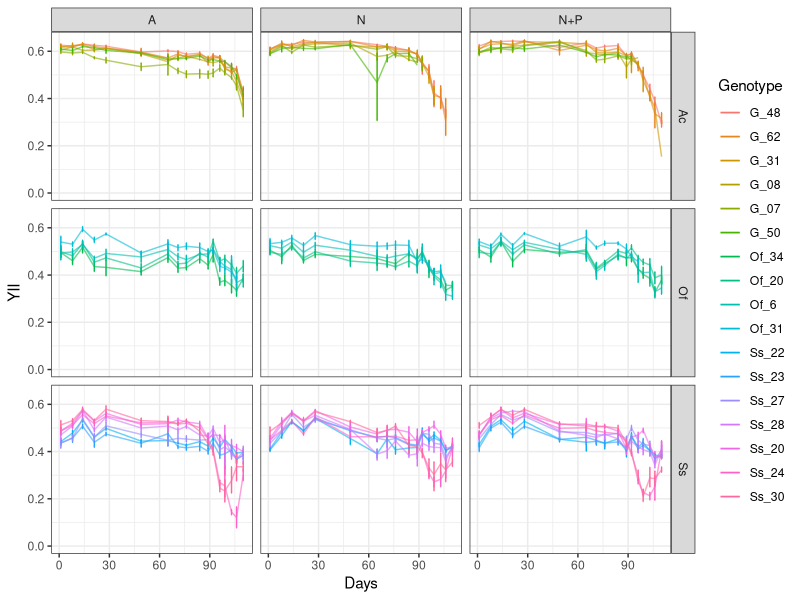
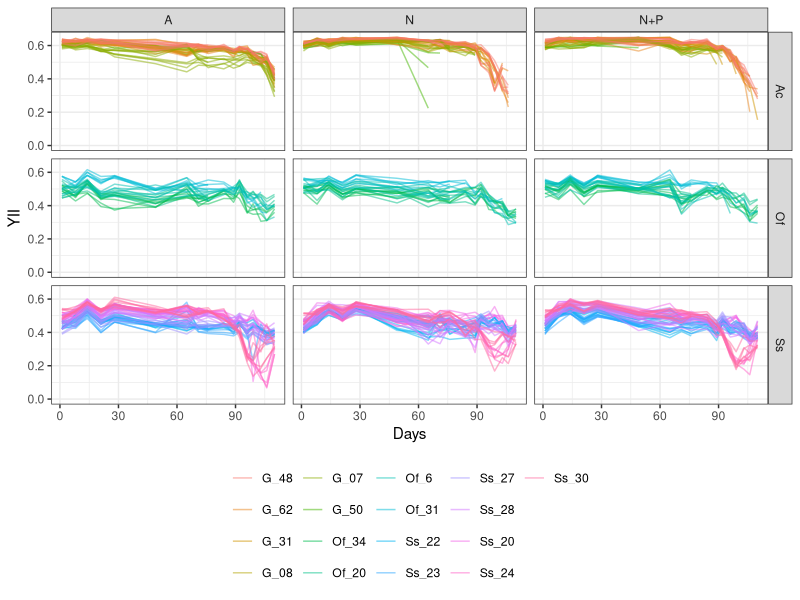
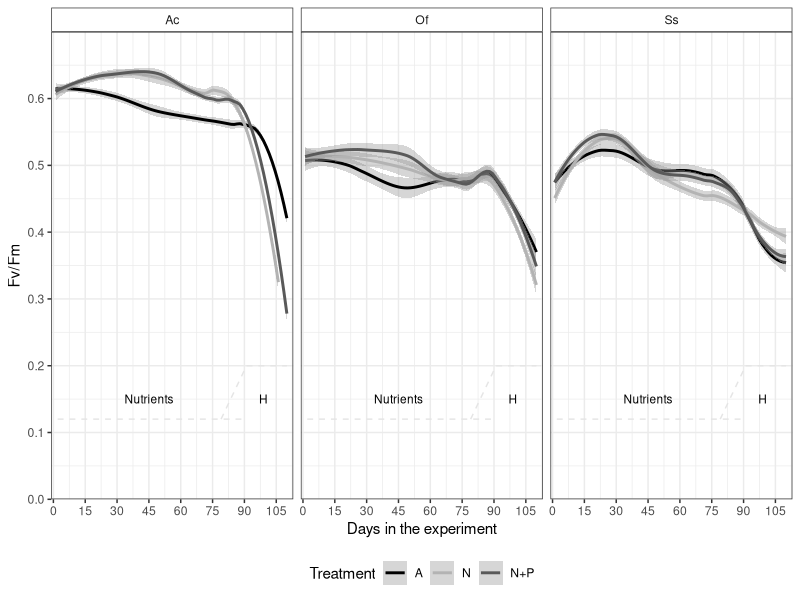
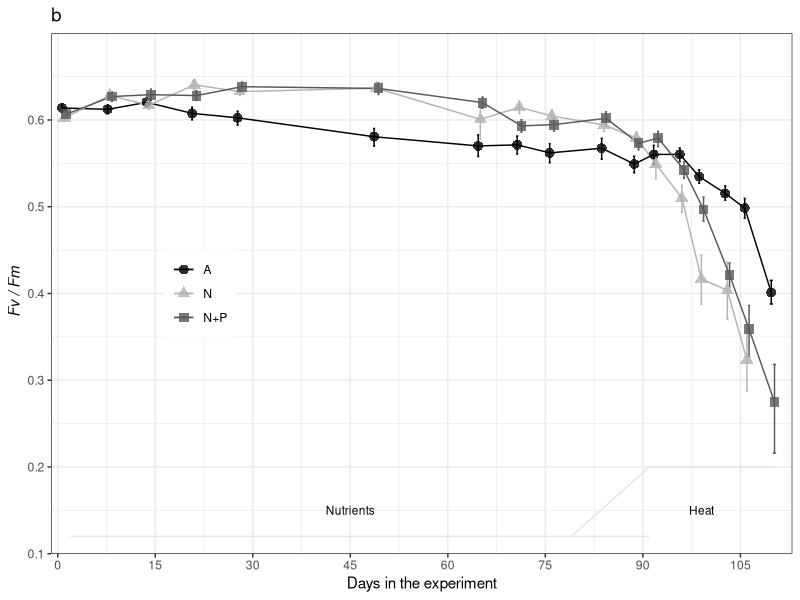
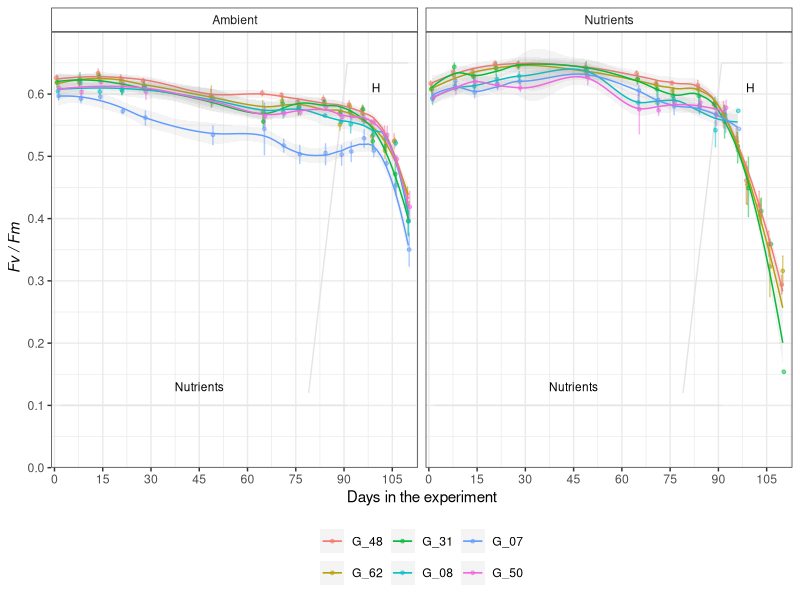
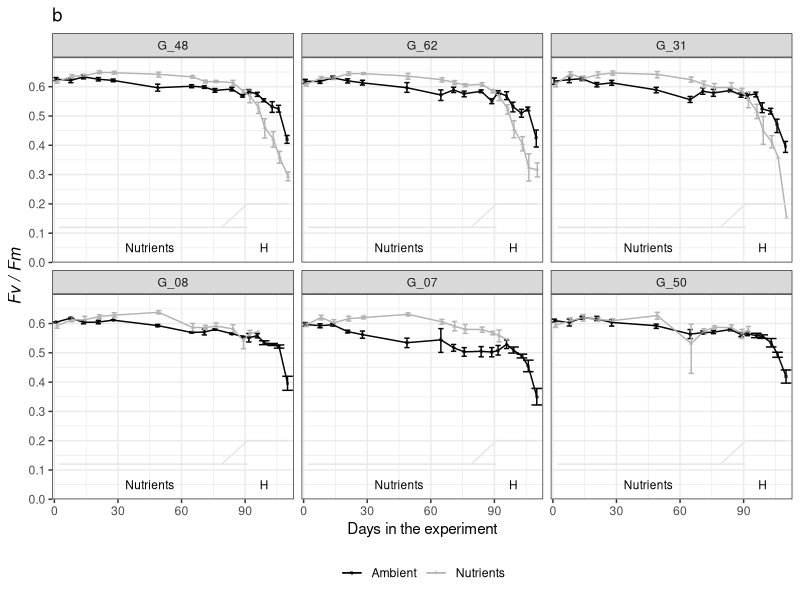

The R source for these figures, in order: (Note: this script raises an error after producing the figures.)
## ---- chunk 1
knitr::opts_chunk$set(echo = TRUE, warning=FALSE, message=FALSE, fig.width=7, fig.height=7)
## ---- chunk 2

# Load libraries and sources required to run the script
    library(tidyverse)
    library(ggthemes)
    library(lmerTest)
    library(emmeans)
    library(multcomp)
    library(effects)
    library(gridExtra)
    library(rstatix)

# Default ggplot settings

    Fill.colour<-scale_colour_manual(values = c("black", "gray70", "gray35"))

    ggthe_bw<-theme(plot.background=element_blank(),
          panel.grid.major.y = element_blank(),
          panel.grid.major.x = element_blank(),
          panel.grid.minor.x = element_blank(),
          panel.grid.minor.y = element_blank(),
          legend.box.background = element_rect(),
          panel.background =element_rect(fill = NA, color = "black")
          )+
    theme_bw()
## ---- chunk 3
  YII.data<-read.csv("YII_Data/All_YII_data.csv", header = T)
  summary(YII.data)
      
## ---- chunk 4
# Organize data type
      YII.data$Date<-as.Date(YII.data$Date, "%Y-%m-%d")
      YII.data$Days<-(as.numeric(YII.data$Date) -17485)
      #Time as a factor, not as int
      str(YII.data)
      YII.data$DaysF<-as.factor(YII.data$Days)

      
      YII.data$Spp <- as.factor(YII.data$Spp)
      
      YII.data$Treatment <- as.factor(YII.data$Treatment)
      
      YII.data$Genotype<-factor(as.character(YII.data$Genotype), 
                             levels=c("G_48", "G_62","G_31", 
                                      "G_08","G_07", "G_50", 
                            "Of_34","Of_20","Of_6", "Of_31",
                            "Ss_22","Ss_23","Ss_27", "Ss_28",
                            "Ss_20", "Ss_24","Ss_30"
                             ))  # D dominance order
      
# Check the data
      str(YII.data)
      summary(YII.data)
## ---- chunk 5
 # Remove baseline values
      YII.data<-subset(YII.data, Days>-1)
    # Remove recovery values
      YII.data<-subset(YII.data, Days<112)
      # write.csv(YII.data, "Outputs/Experiment_YII_data.csv", row.names = F)  
    # YII.Wide<- reshape(YII.data, idvar = "Fragment", timevar = "Days", direction = "wide")
      
      Spp.fragments<-YII.data %>% 
        group_by(Spp, Genotype, Treatment, Replicate) %>% count(Fragment)
      Spp.fragments
      #write.csv(Spp.fragments, "Outputs/Meassurments_perFragments.csv", row.names = F)

# Subset data 
      YII.nutrients<-subset(YII.data, Days<80)
      YII.heat<-subset(YII.data, Days>75)

## ---- chunk 6
YII_Colony<- ggplot(YII.data, aes (Days, YII, colour=Genotype)) +
        stat_summary(fun.data = "mean_cl_boot",geom = "errorbar", width = 0.5)+
        stat_summary(fun.y=mean, geom="line", alpha=0.6) +   theme_bw()
      YII_Colony + ylim(0.0, 0.65) + facet_grid (Spp~Treatment)
      
YII_Frag_Gen<- ggplot(YII.data, aes (Days, YII, colour=Genotype, group=Fragment)) +
        stat_summary(fun.y=mean, geom="line", alpha=0.5) +  
        theme_bw() + theme(legend.position = "bottom",
                           legend.title = element_blank())
      YII_Frag_Gen + ylim(0.0, 0.65) + facet_grid (Spp~Treatment)
## ---- chunk 7
YII_Treat<- ggplot(YII.data, aes (Days, YII, colour=Treatment)) +
        #stat_summary(fun.data = "mean_cl_boot",geom = "errorbar", 
        #             width = 0.2, position = position_dodge(1) ) +
        ggthe_bw+ Fill.colour +
        # stat_summary(fun.y=mean, geom="point")  +
        theme(legend.position="bottom",
              strip.background = element_rect(fill="white"))+
        scale_y_continuous(limits = c(0, 0.7),
                           breaks = seq(0, 0.6, 0.1),  
                           expand = c(0, 0),
                           name=("Fv/Fm")) +
        scale_x_continuous(name="Days in the experiment",
                           limits = c(-1,113),
                           breaks = seq(0, 113, 15),  
                           expand = c(0, 0))+
        annotate("segment", x = 2, xend = 91, y = 0.12, yend = 0.12,
                  colour = "gray90", linetype=2)+
        annotate("segment", x = 79, xend = 91, y = 0.12, yend = 0.20,
                  colour = "gray90", linetype=2)+
        annotate("segment", x = 91, xend = 110, y = 0.20, yend = 0.20,
                  colour = "gray90", linetype=2)+
        annotate("text", x = 45, y = 0.15, label = "Nutrients", size=3)+
        annotate("text", x = 99, y = 0.15, label = "H", size=3)
YII_Treat + facet_grid (~Spp) + geom_smooth(span=0.5)

All_SppFif<-YII_Treat + facet_wrap (Spp~Community) + geom_smooth(span=0.5)
#YII_Treat + facet_wrap (Spp~InitialCommunity) + geom_smooth(span=0.5)

#ggsave(file="Outputs/All_spp_YII_Treatb.svg", plot=All_SppFif, width=7, height=6)

## ---- chunk 8

YII.Acer<-subset(YII.data, Spp=="Ac")
YII.Acer$Nutrients<-"Nutrients"
YII.Acer$Nutrients[YII.Acer$Treatment=="A"]<-"Ambient"


YII_Treat_BW<- ggplot(data=YII.Acer, aes (Days, YII, colour=factor(Treatment), shape=factor(Treatment))) + ggtitle("b") +
        ggthe_bw + Fill.colour+
        stat_summary(fun.data = "mean_cl_boot",geom = "errorbar", width = 1,
                     position = position_dodge(1) )+
        stat_summary(fun.y=mean, geom="line", position = position_dodge(1), 
                     linetype=1, alpha=1) + 
         stat_summary(fun.y=mean, geom="point", size =3,
                   position=position_dodge(width=1), alpha=0.8)  +
        theme(legend.position=c(0.2, 0.5),
        legend.title = element_blank(), 
        strip.background =element_rect(fill=NA)) + # geom_smooth()+
      
    scale_y_continuous(limits = c(0.1, 0.7),
                           breaks = seq(0.1, 0.6, 0.1),  
                           expand = c(0, 0),
                           name=expression(~italic("Fv / Fm"))) +
        scale_x_continuous(name="Days in the experiment",
                           limits = c(-1,113),
                           breaks = seq(0, 113, 15),  
                           expand = c(0, 0))+
        annotate("segment", x = 2, xend = 91, y = 0.12, yend = 0.12,
                  colour = "gray90", linetype=1)+
        annotate("segment", x = 79, xend = 91, y = 0.12, yend = 0.20,
                  colour = "gray90", linetype=1)+
        annotate("segment", x = 91, xend = 110, y = 0.20, yend = 0.20,
                  colour = "gray90", linetype=1)
        
      
      Figure3<-YII_Treat_BW + #facet_grid (Spp~.)+
        annotate("text", x = 45, y = 0.15, label = "Nutrients", size=3)+
        annotate("text", x = 99, y = 0.15, label = "Heat", size=3)
Figure3
#ggsave(file="Outputs/Fig_3b_Acer_YII_Treat.svg", plot=Figure3, width=3.5, height=3)
## ---- chunk 9
YII.AcerB<-YII.Acer

YII.AcerB<-subset(YII.AcerB, Sample!="Ac_103_T11")

YII_Genotype_BW<- ggplot(data=YII.AcerB, aes (Days, YII, colour=factor(Genotype))) +
        ggthe_bw + 
  
  annotate("segment", x = 2, xend = 91, y = 0.1, yend = 0.1,
                  colour = "gray90", linetype=1)+
  annotate("segment", x = 79, xend = 91, y = 0.12, yend = 0.65,
                  colour = "gray90", linetype=1)+
  annotate("segment", x = 91, xend = 110, y = 0.65, yend = 0.65,
                  colour = "gray90", linetype=1)+
  
   annotate("text", x = 45, y = 0.13, label = "Nutrients", size=3)+
        annotate("text", x = 100, y = 0.61, label = "H", size=3)+
  
  stat_summary(fun.data = "mean_cl_boot",geom = "errorbar", width = 1,
                     position = position_dodge(1), alpha=0.5 )+
  #stat_summary(fun.y=mean, geom="line", position = position_dodge(1), linetype=1, alpha=1) + 
  stat_summary(fun.y=mean, geom="point", size =1,
                   position=position_dodge(width=1), alpha=0.5)  +
  theme(legend.position="bottom", 
              legend.title = element_blank(),
              strip.background = element_rect(fill="white"))+
  scale_y_continuous(limits = c(0.0, 0.7),
                           breaks = seq(0.0, 0.6, 0.1),  
                           expand = c(0, 0),
                           name=expression(~italic("Fv / Fm"))) +
  scale_x_continuous(name="Days in the experiment",
                           limits = c(-1,113),
                           breaks = seq(0, 113, 15),  
                           expand = c(0, 0))+
  facet_grid (~Nutrients)

YII_Genotype_BW <- YII_Genotype_BW + geom_smooth(method = "loess", span=0.4, alpha=0.1, size=0.5)
YII_Genotype_BW
#ggsave(file="Outputs/Acer_YII_Treat_Genotype.svg", plot=YII_Genotype_BW, width=4.5, height=4)
## ---- chunk 10

FigureS3_genotype<-YII_Treat_BW<- ggplot(data=YII.Acer, aes (Days, YII, colour=factor(Nutrients), shape=factor(Nutrients))) +
        ggthe_bw + Fill.colour+
        stat_summary(fun.data = "mean_cl_boot",geom = "errorbar", width = 5,
                     position = position_dodge(1) )+
        stat_summary(fun.y=mean, geom="line", position = position_dodge(1), 
                     linetype=1, alpha=1) + 
         stat_summary(fun.y=mean, geom="point", size =1,
                   position=position_dodge(width=1), alpha=0.5)  +
        theme(axis.title.y=element_text(size=12), 
          legend.position="bottom",
          legend.title = element_blank()) + ggtitle("b") +
      
    scale_y_continuous(limits = c(0.0, 0.7),
                           breaks = seq(0.0, 0.6, 0.1),  
                           expand = c(0, 0),
                           name=expression(~italic("Fv / Fm"))) +
        scale_x_continuous(name="Days in the experiment",
                           limits = c(-1,113),
                           breaks = seq(0, 113, 30),  
                           expand = c(0, 0))+
        annotate("segment", x = 2, xend = 91, y = 0.12, yend = 0.12,
                  colour = "gray90", linetype=1)+
        annotate("segment", x = 79, xend = 91, y = 0.12, yend = 0.20,
                  colour = "gray90", linetype=1)+
        annotate("segment", x = 91, xend = 110, y = 0.20, yend = 0.20,
                  colour = "gray90", linetype=1)+
        annotate("text", x = 45, y = 0.05, label = "Nutrients", size=3)+
        annotate("text", x = 99, y = 0.05, label = "H", size=3) +
  facet_wrap(~Genotype)
FigureS3_genotype
  
#ggsave(file="Outputs/S3b_YII_Treat_Colo.svg", plot=Figure3_genotype, width=6.0, height=3.5)
## ---- chunk 11
YII.Acer$Nutrients2<-YII.Acer$Nutrients
YII.Acer$Nutrients2[YII.Acer$DaysF=="1"]<-"Ambient"
          
    YII.Summary <-YII.Acer %>%
          group_by(Genotype, Nutrients2, DaysF) %>%
          get_summary_stats(YII, type = "mean_sd")
    YII.Summary
    
   YII.Summary<-subset(YII.Summary, Nutrients2=="Ambient" )
    YII.Summary<-YII.Summary[, -3]
    YII.Summary<-YII.Summary[, -3]
    YII.Summary<-YII.Summary[, -3]
    
    #YII.Acer<-merge(YII.Acer, YII.Summary,  by=c("Genotype", "DaysF"), all.x = T)
    YII.Acer$Difference<-YII.Acer$YII-YII.Acer$mean

FigureS4_genotype<-YII_Treat_BW<- ggplot(data=YII.Acer, aes (Days, Difference, colour=factor(Nutrients), shape=factor(Nutrients))) +
        geom_smooth()+
        ggthe_bw + Fill.colour+
          stat_summary(fun.y=mean, geom="point", size =2,
                   position=position_dodge(width=1), alpha=0.5)  +
          stat_summary(fun.data = "mean_cl_boot",geom = "errorbar", width = 5,
                     position = position_dodge(1) )+
       
          theme(axis.title.y=element_text(size=12), 
            legend.position="bottom",
            legend.title = element_blank(),
            strip.background =element_rect(fill=NA)) +
  ggtitle("b)") +
      
    scale_y_continuous(limits = c(-0.3, 0.1),
                           breaks = seq(-0.4, 0.1, 0.1),  
                           expand = c(0, 0),
                           name=expression(~italic("Fv / Fm"))) +
        scale_x_continuous(name="Days in the experiment",
                           limits = c(-1,113),
                           breaks = seq(0, 113, 30),  
                           expand = c(0, 0))+
        annotate("segment", x = 2, xend = 91, y = 0.12, yend = 0.12,
                  colour = "gray90", linetype=1)+
        annotate("segment", x = 79, xend = 91, y = 0.12, yend = 0.65,
                  colour = "gray90", linetype=1)+
        annotate("segment", x = 91, xend = 110, y = 0.65, yend = 0.65,
                  colour = "gray90", linetype=1)+
        annotate("text", x = 45, y = 0.05, label = "Nutrients", size=3)+
        annotate("text", x = 99, y = 0.05, label = "H", size=3) +
  facet_wrap(~Genotype)
FigureS4_genotype
  
#ggsave(file="Outputs/S3b_YII_Treat_Colo.svg", plot=Figure3_genotype, width=6.0, height=3.5)
## ---- chunk 12

    YII.Summary <-YII.Acer %>%
          group_by(Genotype, Treatment, DaysF) %>%
          get_summary_stats(YII, type = "mean_sd")
    YII.Summary
    
   YII.Summary<-subset(YII.Summary, Treatment=="A" )
    YII.Summary<-YII.Summary[, -3]
    YII.Summary<-YII.Summary[, -3]
    YII.Summary<-YII.Summary[, -3]
    
    #YII.Acer<-merge(YII.Acer, YII.Summary,  by=c("Genotype", "DaysF"), all.x = T)
    YII.Acer$Difference2<-YII.Acer$YII-YII.Acer$mean

YII.Acer$Percentaje2 <- (YII.Acer$Difference2/YII.Acer$mean)*100
#Colour.colour<-scale_colour_manual(values = c("black", "gray70"))
#Fill.colour<-scale_fill_manual(values = c("black", "gray70"))


FigureS4b_genotype<-YII_Treat_BW<- ggplot(data=YII.Acer, aes (Days, Percentaje2, 
                    colour=factor(Treatment), fill=factor(Treatment), shape=factor(Treatment))) +
        annotate("segment", x = 2, xend = 91, y = -35, yend = -35,
                  colour = "gray90", linetype=1)+
        annotate("segment", x = 79, xend = 91, y = -34, yend = 10,
                  colour = "gray90", linetype=1)+
        annotate("segment", x = 91, xend = 110, y = 10, yend = 10,
                  colour = "gray90", linetype=1)+
        annotate("text", x = 45, y = -40, label = "Nutrients", size=3)+
        annotate("text", x = 101, y = 13, label = "H", size=3) +
        
        geom_smooth()+      
  
        #stat_summary(fun.y=mean, geom="point", size =2,
        #           position=position_dodge(width=1), alpha=0.5)  +
        stat_summary(fun.data = "mean_cl_boot",geom = "errorbar", width = 5,
                      position = position_dodge(1) )+
       
  #ggtitle("b)") +
  #scale_shape_manual(values=c(21, 14),
  #                   labels=c("A", "N and N+P"))+
  ggthe_bw + #Fill.colour+ Colour.colour +
      
    scale_y_continuous(limits = c(-45, 25),
                           breaks = seq(-40, 25, 10),  
                           expand = c(0, 0),
                           name="Fv/Fm  change respect to A (%)") +
        scale_x_continuous(name="Days in the experiment",
                           limits = c(-1,113),
                           breaks = seq(0, 113, 30),  
                           expand = c(0, 0))+

   theme(axis.title.y=element_text(size=12), 
          legend.position="bottom",
          legend.title = element_blank(),
           strip.background =element_rect(fill=NA)) +
  facet_wrap(~Genotype)
FigureS4b_genotype
  
#ggsave(file="Outputs/S4_YII_Treat_Colo.svg", plot=FigureS4_genotype, width=5.0, height=5.5)
## ---- chunk 13

YII.Acer$Percentaje<- (YII.Acer$Difference/YII.Acer$mean)*100
Colour.colour<-scale_colour_manual(values = c("black", "gray70"))
Fill.colour<-scale_fill_manual(values = c("black", "gray70"))
YII.Acer$Nutrients2<factor(YII.Acer$Nutrients2, levels = c("Nutrients", "Ambient"))

FigureS4_genotype<-YII_Treat_BW<- ggplot(data=YII.Acer, aes (Days, Percentaje, 
                    colour=factor(Nutrients2), fill=factor(Nutrients2), shape=factor(Nutrients2))) +
        annotate("segment", x = 2, xend = 91, y = -35, yend = -35,
                  colour = "gray90", linetype=1)+
        annotate("segment", x = 79, xend = 91, y = -34, yend = 10,
                  colour = "gray90", linetype=1)+
        annotate("segment", x = 91, xend = 110, y = 10, yend = 10,
                  colour = "gray90", linetype=1)+
        annotate("text", x = 45, y = -40, label = "Nutrients", size=3)+
        annotate("text", x = 101, y = 13, label = "H", size=3) +
        
        geom_smooth()+      
  
        #stat_summary(fun.y=mean, geom="point", size =2,
        #           position=position_dodge(width=1), alpha=0.5)  +
        stat_summary(fun.data = "mean_cl_boot",geom = "errorbar", width = 5,
                      position = position_dodge(1) )+
       
  #ggtitle("b)") +
  scale_shape_manual(values=c(21, 14),
                     labels=c("A", "N and N+P"))+
  ggthe_bw + Fill.colour+ Colour.colour +
      
    scale_y_continuous(limits = c(-45, 25),
                           breaks = seq(-40, 25, 10),  
                           expand = c(0, 0),
                           name="Fv/Fm  change respect to A (%)") +
        scale_x_continuous(name="Days in the experiment",
                           limits = c(-1,113),
                           breaks = seq(0, 113, 30),  
                           expand = c(0, 0))+

   theme(axis.title.y=element_text(size=12), 
          legend.position="bottom",
          legend.title = element_blank(),
           strip.background =element_rect(fill=NA)) +
  facet_wrap(~Genotype)
FigureS4_genotype
  
#ggsave(file="Outputs/S4_YII_Treat_Colo.svg", plot=FigureS4_genotype, width=5.0, height=5.5)
## ---- chunk 14
summary(YII.Acer$DaysF)
YII.Acer1<-subset(YII.Acer, DaysF=="1")
YII.Acer76<-subset(YII.Acer, DaysF=="76")
YII.Acer92<-subset(YII.Acer, DaysF=="92")
YII.Acer110<-subset(YII.Acer, DaysF=="110")

YII.AcerTimePoints<-rbind(YII.Acer1, YII.Acer76, YII.Acer92, YII.Acer110)

YII_Timepoints<- ggplot(YII.AcerTimePoints, aes (DaysF, YII, fill=Genotype, shape=Nutrients2)) +
  #ggtitle("(a) Baseline")+
  ggthe_bw +
  scale_shape_manual(values=c(21, 14),
                     labels=c("A", "N and N+P"))+
  
  stat_summary(fun.y=mean, geom="point", size =2, alpha=0.9) + 
  stat_summary(fun.data = "mean_cl_boot",geom = "errorbar", width = 0.2) +
  scale_y_continuous(name=("Fv/Fm"),
                     limits = c(0.1, 0.65),
                     breaks = seq(0, 0.7, by=0.1))+
  theme(legend.position="right",
        legend.title = element_blank(), 
        strip.background =element_rect(fill=NA))+ 
  facet_grid(~Genotype)
YII_Timepoints

YII_Timepoints<- ggplot(YII.AcerTimePoints, aes (Genotype, YII, fill=Genotype, shape=Nutrients2)) +
  #ggtitle("(a) Baseline")+
  scale_shape_manual(values=c(21, 14),
                     labels=c("A", "N and N+P"))+
  stat_summary(fun.y=mean, geom="point", size =2, alpha=1) + 
    stat_summary(fun.data = "mean_cl_boot",geom = "errorbar", width = 0.2) +
  ggthe_bw +
  scale_y_continuous(name=("Fv/Fm"),
                     limits = c(0.1, 0.65),
                     breaks = seq(0, 0.7, by=0.1))+
  theme(legend.position="right",
        legend.title = element_blank(), 
        strip.background =element_rect(fill=NA))+ 
  facet_grid(~DaysF)
YII_Timepoints

#ggsave(file="Outputs/S4_YII_Treat_Colo.svg", plot=YII_Timepoints, width=5.5, height=3.0)
## ---- chunk 15

# All spp together
      LME1<-lmer(YII ~ Treatment * DaysF * Spp + (1|Genotype),
                REML=TRUE, data=YII.data, na.action=na.omit)
       lmerTest::step (LME1)
       drop1(LME1, test = "Chisq")
       summary(LME1)
       # plot(Effect(c("Treatment","Spp","DaysF"), LME1), x.var="DaysF", multiline=T, ci.style="bars",
       #    ylab="Fv/Fm", xlab="Days in the experiment")
    
      # EMMs
      All.YII.emm<-emmeans(LME1, ~Treatment * DaysF* Spp)
      emmip(LME1, ~DaysF|Treatment|Spp, CIs = TRUE) + theme_bw() + facet_grid(Spp~Treatment)
  # Spp responded differently, do separate analysis for each one
## ---- chunk 16
# 1. Find the best model
YII.Acer$DaysF<-as.factor(YII.Acer$Days)

LME_Acer<-lmerTest::lmer(YII ~ Treatment * DaysF + 
                             (1|Genotype) + (1|Replicate) +  (1|Fragment), 
                              data=YII.Acer, na.action=na.omit)
      summary(LME_Acer)
      
      Step.LME_Acer<-step (LME_Acer) # Replicate is not significant
      anova(LME_Acer)
      ranova(LME_Acer)# Replicate is not significant
      # Drop (1|Replicate)
      final_fm <- get_model(Step.LME_Acer)
      summary(final_fm)
      
  LME_Acer1<-lmerTest::lmer(YII ~ Treatment * DaysF + 
                             (1|Genotype/Fragment), 
                              data=subset(YII.data, Spp=="Ac"), na.action=na.omit)
      
  ranova(LME_Acer1)
  
  LME_Acer2<-lmerTest::lmer(YII ~ Treatment * DaysF + 
                             (1|Genotype) +  (1|Fragment), 
                              data=subset(YII.data, Spp=="Ac"), na.action=na.omit)
  ranova(LME_Acer2)    
  
  anova(LME_Acer1, LME_Acer2) # LME_Acer1 and LME_Acer2 are the same 
  
#2. Extract EMMs
      Acer.YII.emm<-emmeans(LME_Acer1, ~Treatment | DaysF)
      contrast(Acer.YII.emm, "tukey")
      
      Acer.YII.emm<-emmeans(LME_Acer1, ~Treatment * DaysF)
      
      # Effect plot options
      emmip(LME_Acer, ~DaysF|Treatment, CIs = TRUE) + theme_bw() # interaction plot of predictions
      
      # Pairwise comparisons
      #pairs(Acer.YII.emm) # same than contrast(Acer.YII.emm, "tukey")
      
      #plot(emmeans(LME_Acer, ~DaysF|Treatment), comparisons = TRUE) +
      #  coord_flip(xlim = NULL, ylim = NULL, expand = TRUE) + facet_wrap(~Treatment) +
      #  theme_gdocs() # Tukey comparison (do not trust CI to compare EMMs)
      
      Acer.YII_groups<-cld(Acer.YII.emm, by=NULL) # compact-letter display
      Acer.YII_groups<-Acer.YII_groups[order(Acer.YII_groups$Treatment, Acer.YII_groups$Day),]
      Acer.YII_groups
      #write.csv(Acer.YII_groups, "Outputs/Multicomp_AcerYII.csv", row.names = F)
## ---- chunk 17
 ## Data subsets  
summary(YII.Acer)
    YII.0<-subset(YII.Acer, DaysF=="1") # Only baseline
    YII.0<-droplevels(YII.0)
   
    YII.Control<-subset(YII.Acer, Treatment=="A") # Only Ambient
    YII.Control<-subset(YII.Control, Days<77)
    YII.Control<-droplevels(YII.Control)
    summary(YII.Control)
    
    YII.FinalAC<-subset(YII.Control, DaysF=="76")
    YII.FinalAC<-droplevels(YII.FinalAC)
    
    #BW.nutrients<-subset(BW.Tall, Days>-10) # Remove baseline
    #BW.nutrients<-subset(BW.nutrients, Days<76)
    YII.nutrients<-subset(YII.Acer, Days<76) # with baseline
    YII.nutrients<-droplevels(YII.nutrients)
    summary(YII.nutrients)
## ---- chunk 18
YII_Init<- ggplot(YII.0, aes (Genotype, YII, colour=Genotype)) +
   ggtitle("(a) Baseline")+
  stat_summary(fun.data = "mean_cl_boot",geom = "errorbar", width = 0.2) +
  stat_summary(fun.y=mean, geom="point", size =3, alpha=0.5) + ggthe_bw +
  scale_y_continuous(name=("Fv/Fm"),
                     limits = c(0.46, 0.62),
                     breaks = seq(0.46, 0.62, by=0.02))+
   theme(legend.position="none",
        legend.title = element_blank(), 
        strip.background =element_rect(fill=NA))
YII_Init
## ---- chunk 19
# ANOVA
  LM_bl <- lm(YII ~ Genotype, data= YII.0)
  anova(LM_bl)

# Pairwise comparisons
  BW_bl.emmc<-emmeans(LM_bl, ~ Genotype)
  contrast(BW_bl.emmc, "tukey")
  
#Tukey groups
  BW_bl_groups<-cld(BW_bl.emmc)
  BW_bl_groups
  #write.csv(BW_bl_groups, "Outputs/BW_baseline_groups.csv", row.names = F)

# N fragments    
  N0.fragments<-YII.0 %>% 
     group_by(Genotype) %>% count(Genotype)
  N0.fragments

## ---- chunk 20
YII_76<- ggplot(YII.FinalAC, aes (Genotype, YII, colour=Genotype)) +
   ggtitle("(b) Ambient (day 76)")+
  stat_summary(fun.data = "mean_cl_boot",geom = "errorbar", width = 0.2) +
  stat_summary(fun.y=mean, geom="point", size =3, alpha=0.5) + ggthe_bw +
  scale_y_continuous(name=("Fv/Fm"),
                     limits = c(0.46, 0.62),
                     breaks = seq(0.46, 0.62, by=0.02))+
   theme(legend.position="none",
        legend.title = element_blank(), 
        strip.background =element_rect(fill=NA))
YII_76
## ---- chunk 21
summary(BW.FinalAC)

# Model
  LM_A_C.75 <- lmer(dAW.gd ~ MoteGen + (1|Replicate), data= BW.FinalAC)
  isSingular(LM_A_C.75)
  anova(LM_A_C.75) # Day alone is not significant, but Day:Genet is 
  ranova(LM_A_C.75) # Replicate is not significant

  LM_A_C.75 <-lm(dAW.gd ~ MoteGen , data=BW.FinalAC)
  anova(LM_A_C.75) # Day alone is not significant, but Day:Genet is 
  summary(LM_A_C.75)
  
# Pairwise comparisons
  BW_A_C75.emmc<-emmeans(LM_A_C.75, ~MoteGen)
  #contrast(BW_A_C.emmc, "tukey")
  
#Tukey groups
  BW_A_C75_groups<-cld(BW_A_C75.emmc)
  BW_A_C75_groups
  #write.csv(BW_A_C75_groups, "Outputs/BW_A_C75_groups.csv", row.names = F)

# N fragments    
  N.fragments_A_C75<-BW.FinalAC %>% 
     count(MoteGen)
  N.fragments_A_C75

## ---- chunk 22
Captivityeffect<-grid.arrange(YII_Init,YII_76, nrow=1)
#ggsave(file="Outputs/S_Genotypes.svg", plot=Captivityeffect, width=6, height=3.5)
## ---- chunk 23
summary(YII.Control)

# Model
  LM_A_C <- lmer(YII ~ Genotype * DaysF + 
                  (1|Fragment)+ (1|Replicate), data=YII.Control)
  anova(LM_A_C) # Day alone is not significant, but Day:Genet is 
  ranova(LM_A_C) # Replicate is not significant
  step(LM_A_C)

# Pairwise comparisons
  BW_A_C.emmc<-emmeans(LM_A_C, ~Genotype * DaysF)
  #contrast(BW_A_C.emmc, "tukey")
  
#Tukey groups
  BW_A_C_groups<-cld(BW_A_C.emmc)
  BW_A_C_groups<-BW_A_C_groups[order(BW_A_C_groups$Genotype,BW_A_C_groups$Day),]
  BW_A_C_groups
  
  #write.csv(BW_A_C_groups, "Outputs/BW_A_C_groups.csv", row.names = F)

# N fragments    
  N.fragments_A_C<-YII.Control %>% 
     group_by(Genotype) %>% count(DaysF)
  N.fragments_A_C

## ---- chunk 24
# 1. Model 
  LM_A_C <- lmer(YII ~ Genotype * Days + 
                  (1|Fragment)+ (1|Replicate), data=YII.Control)
  anova(LM_A_C) # Day alone is not significant, but Day:Genet is 
  ranova(LM_A_C) # Replicate is not significant
  step(LM_A_C)

# 2. Predict values:
  pred_ambient <- predict(LM_A_C,re.form = NA)

#3. Bootstrap CI:
  ambient.boot1 <- bootMer(LM_A_C, predict, nsim = 1000, re.form = NULL) # include random effects, reduce CI lot!
    std.err <- apply(ambient.boot1$t, 2, sd)
    CI.lo_1 <- pred_ambient - std.err*1.96
    CI.hi_1 <- pred_ambient + std.err*1.96

  #Plot
  Model_ambients_plot<- ggplot(
    YII.Control, aes(x = Days, y = YII, colour =Genotype)) +
    geom_line(aes(y = pred_ambient),size=2) +
    #geom_point(aes(fill=factor(Treatment)),
    #         shape = 21, colour = "black", size = 2, stroke = 0.3, alpha=0.3) +
    geom_ribbon(aes(ymin = CI.lo_1, ymax = CI.hi_1),
                size=2, alpha = 0.1, linetype = 0) +
    #scale_color_manual(values=my_colours) +
    #scale_fill_manual(values=my_colours) +
    scale_y_continuous(name=expression(~italic("YII")),
                      limits = c(0.45,0.65), 
                      breaks = seq(0.45, 0.65, by=0.02), expand = c(0,0))+
    scale_x_continuous("Days in the experiment", limits = c(-0, 78),
                     breaks = seq(-30, 76, by=15), expand = c(0,0))+
    
    stat_summary(fun.data = "mean_cl_boot",geom = "errorbar", width = 1,
                   position = position_dodge(1) )+
    stat_summary(fun.y=mean, geom="line", position = position_dodge(1), 
                linetype=1, alpha=0.5) + ggthe_bw
  
  Model_ambients_plot
    
  
